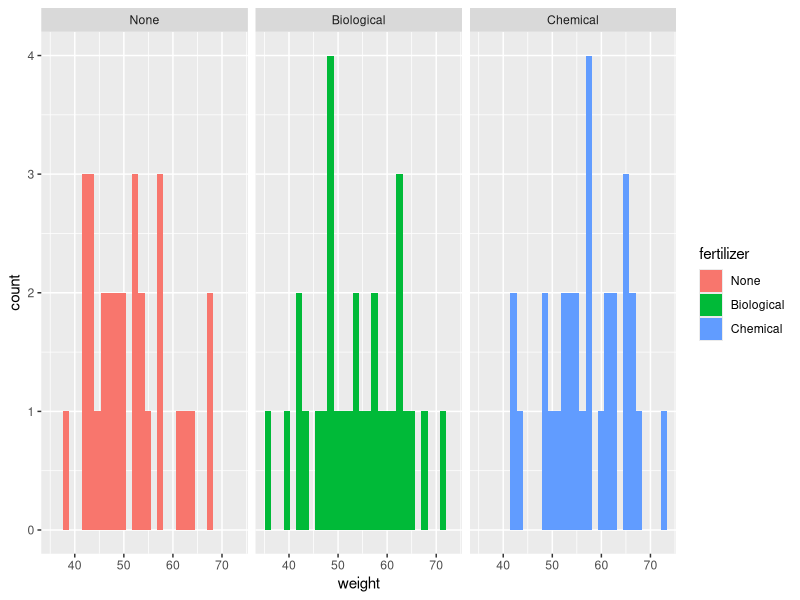
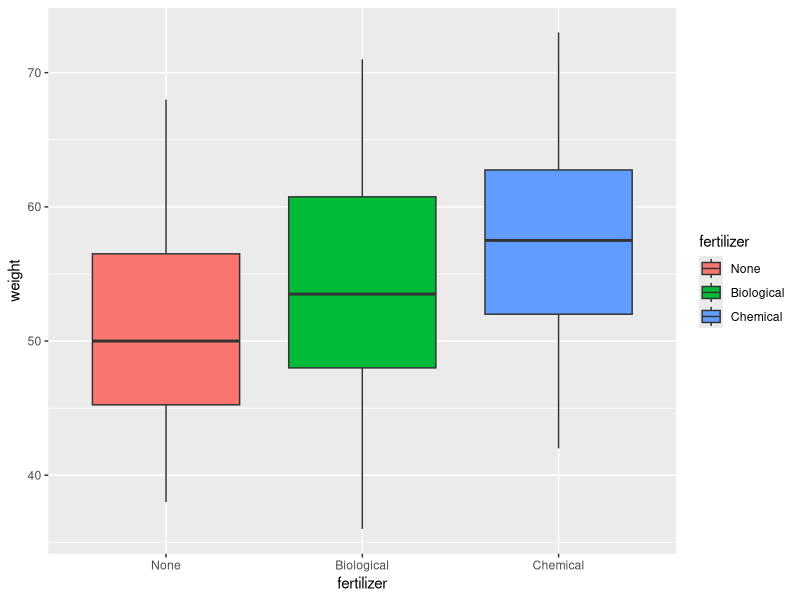

Reproduce these figures in R, in order. (Note: this script raises an error after producing the figures.)
## ---- chunk 1
knitr::opts_chunk$set(echo = TRUE)
## ---- chunk 2
library(foreign)
plants=read.spss("parsley.sav",to.data.frame = TRUE,use.value.labels = TRUE)

## ---- chunk 3
anyNA(plants)#cheking missing values
names(plants)

library(dplyr)
library(ggplot2)
ggplot(plants,mapping = aes(x=weight,y=,fill=fertilizer))+geom_histogram(position = "dodge")+facet_wrap(fertilizer~.)
ggplot(plants,mapping = aes(x=fertilizer,y=weight,fill=fertilizer))+geom_boxplot(position = "dodge")
## ---- chunk 4


## ---- chunk 5
bartlett.test(weight~fertilizer,data = plants)
## ---- chunk 6
library(car)
qqPlot(lm(weight~fertilizer,data=plants),simulate=TRUE,main="Q-Q Plot",labels = TRUE,ylab = "studentized residuals")
## ---- chunk 7
fit <- aov(weight ~ fertilizer,data = plants)
summary(fit)
library(gplots)
plotmeans(weight~fertilizer,xlab="FERTILIZER",ylab="WEIGHT",main="Mean plot",data = plants)
## ---- chunk 8
TukeyHSD(fit)
par(las=2)
par(mar=c(5,8,4,2))
plot(TukeyHSD(fit))
